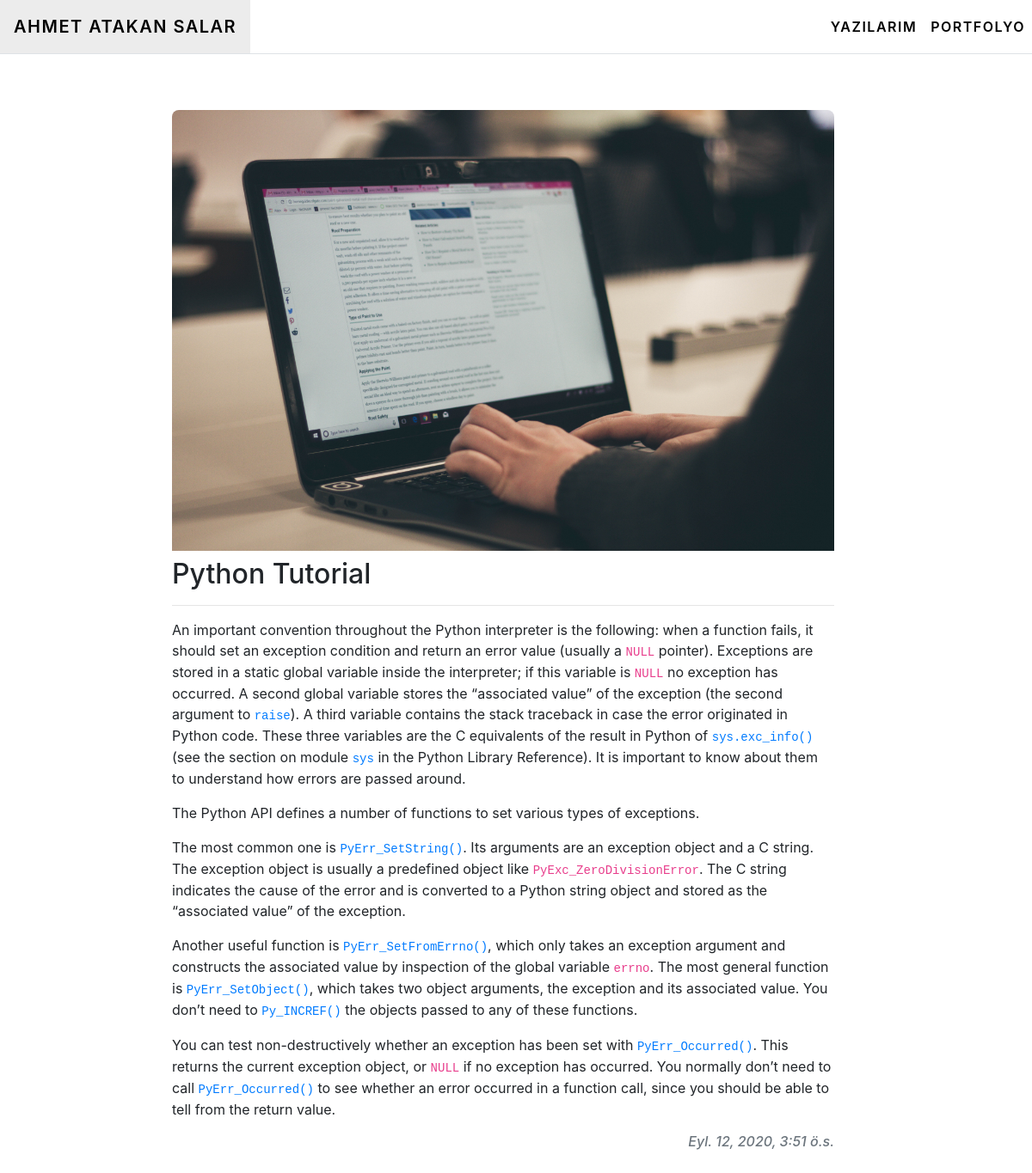
Screenshot of /posts/post/46 with the database file from the repository.
### post/models.py (models this page shows, shortened)
class Post(models.Model):
    post_author = models.ForeignKey("auth.User", on_delete=models.CASCADE)
    post_title = models.CharField(max_length=50)
    post_content = RichTextField()
    post_date = models.DateTimeField(auto_now_add=True)
    post_image = models.FileField(blank=True, null=True, verbose_name="Resim Ekle:")
    post_tags = models.ManyToManyField(Tag, verbose_name="tags", blank=True, null=True)
    class Meta:
        ordering =['-post_date']

### post/views.py (the view)
# urls.py: path('posts/', include('post.urls'), name="posts"),
def post(request, id):
    post = get_object_or_404(Post, id=id)
    return render(request, 'post.html', {"post": post})

### templates/post.html
{% extends "layout.html" %}
{% block body %}
{% if post %}
<div class="row w-100">
    <div class="col-md-8 offset-md-2 content-wrapper">
        <div class="post-wrapper">
            {% if post.post_image %}
            <img class="img-fluid" style="border-radius:8px 8px 0 0;" src="{{post.post_image.url}}" alt="">
            {% endif %}
            <h2 class="mt-2">{{post.post_title}}</h2>
            <hr>
            <p>
                {{post.post_content|safe}}
            </p>
            <h6 class="text-secondary text-right"><i>{{post.post_date}}</i></h6>
        </div>
    </div>
</div>
{% endif %}
{% endblock body %}

### static/style/style.css (style rules this page uses)
.content-wrapper { margin-top: 8rem; margin-bottom: 10rem; }

### rows the page displays
Post: post_image (picture), post_title "Python Tutorial", post_content "An important convention throughout the Python interpreter is the following: when a function fails, it should set an exception condition and return an error value (usually a NULL pointer). Exceptions are stored in a static global variable inside the interpreter; if this variable is NULL no exception has occurred. A second global variable stores the “associated value” of the exception (the second argument to raise ). A third variable contains the stack traceback in case the error originated in Python code. These three variables are the C equivalents of the result in Python of sys.exc_info() (see the section on module sys in the Python Library Reference). It is important to know about them to…", post_date "Eyl. 12, 2020, 3:51 ö.s."
